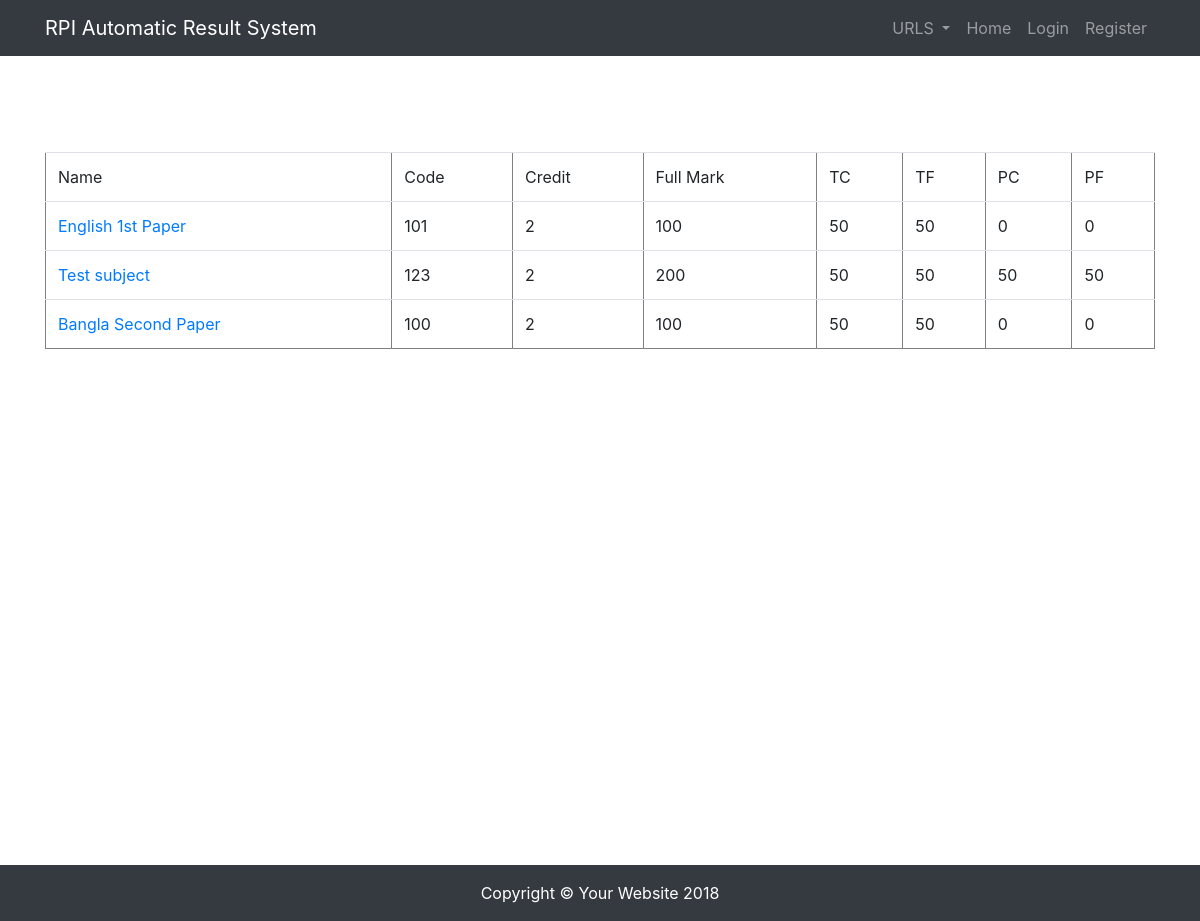
Before: /subject/list/ with the older database file.
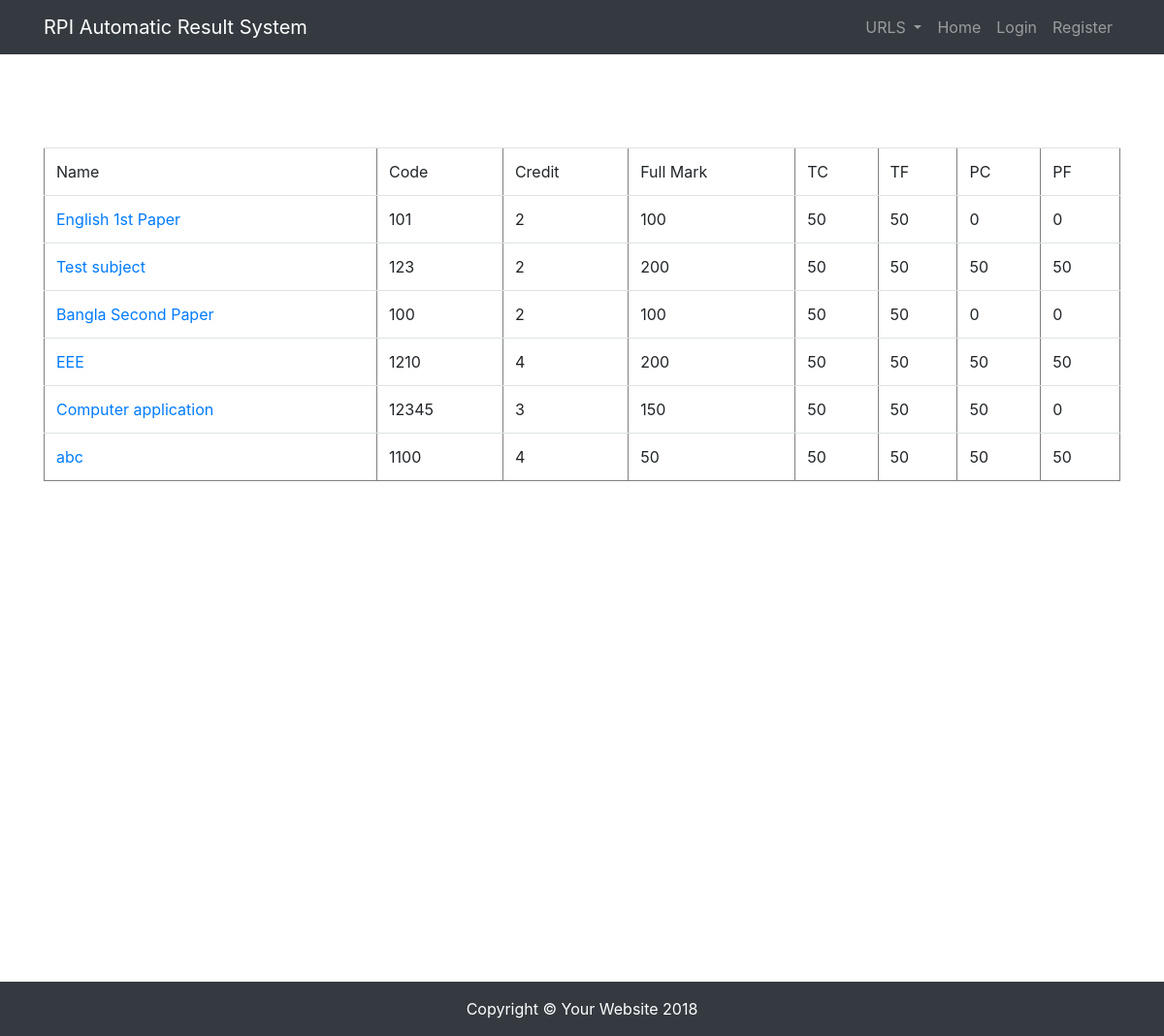
After: the same page with the newer database file.
### rpiapp/models.py (models this page shows, shortened)
class Subject(models.Model):
    sub_name = models.CharField(max_length=120, default='', verbose_name='Name')
    sub_code = models.IntegerField(unique=True, default=0, verbose_name='Code')
    sub_credit = models.IntegerField(default=0, verbose_name='Credit')
    full_mark = models.IntegerField(default=0, verbose_name='Full Mark')
    tc = models.IntegerField(default=0, verbose_name='TC')
    tf = models.IntegerField(default=0, verbose_name='TF')
    pc = models.IntegerField(default=0, verbose_name='PC')
    pf = models.IntegerField(default=0, verbose_name='PF')
    slug = models.SlugField(unique=True, null=True)
    def get_absolute_url(self):
        return reverse('subject_details_view', kwargs={"slug": self.slug})

### rpiapp/views.py (the view)
# urls.py: url(r'^subject/list/$', SubjectListView.as_view(), name='subject_list_view'),
class SubjectListView(ListView):
    model = Subject
    template_name = 'subject_list_view.html'
    def get_queryset(self, *args, **kwargs):
        qs = super(SubjectListView, self).get_queryset(*args, **kwargs)
        return qs

### rpiapp/templates/subject_list_view.html (shortened to what this page needs)
{% extends 'base.html'%}
{% block content %}
    <table class="table" border="1">
        <tr>
            <td class="active">Name</td>
            <td class="active">Code</td>
            <td class="active">Credit</td>
            <td class="active">Full Mark</td>
            <td class="active">TC</td>
            <td class="active">TF</td>
            <td class="active">PC</td>
            <td class="active">PF</td>
        </tr>
        {% for object in object_list %}
            <tr>
                <td class="active"><a href="{{ object.get_absolute_url }}">{{ object.sub_name }}</a></td>
                <td class="active">{{ object.sub_code }}</td>
                <td class="active">{{ object.sub_credit }}</td>
                <td class="active">{{ object.full_mark }}</td>
                <td class="active">{{ object.tc }}</td>
                <td class="active">{{ object.tf }}</td>
                <td class="active">{{ object.pc }}</td>
                <td class="active">{{ object.pf }}</td>
            </tr>
        {% endfor %}
    </table>
{% endblock  %}

Changed rows visible on the page:
added Subject: sub_name "EEE", sub_code "1210", sub_credit "4", full_mark "200", tc "50", tf "50", pc "50", pf "50"
added Subject: sub_name "Computer application", sub_code "12345", sub_credit "3", full_mark "150", tc "50", tf "50", pc "50", pf "0"
added Subject: sub_name "abc", sub_code "1100", sub_credit "4", full_mark "50", tc "50", tf "50", pc "50", pf "50"
